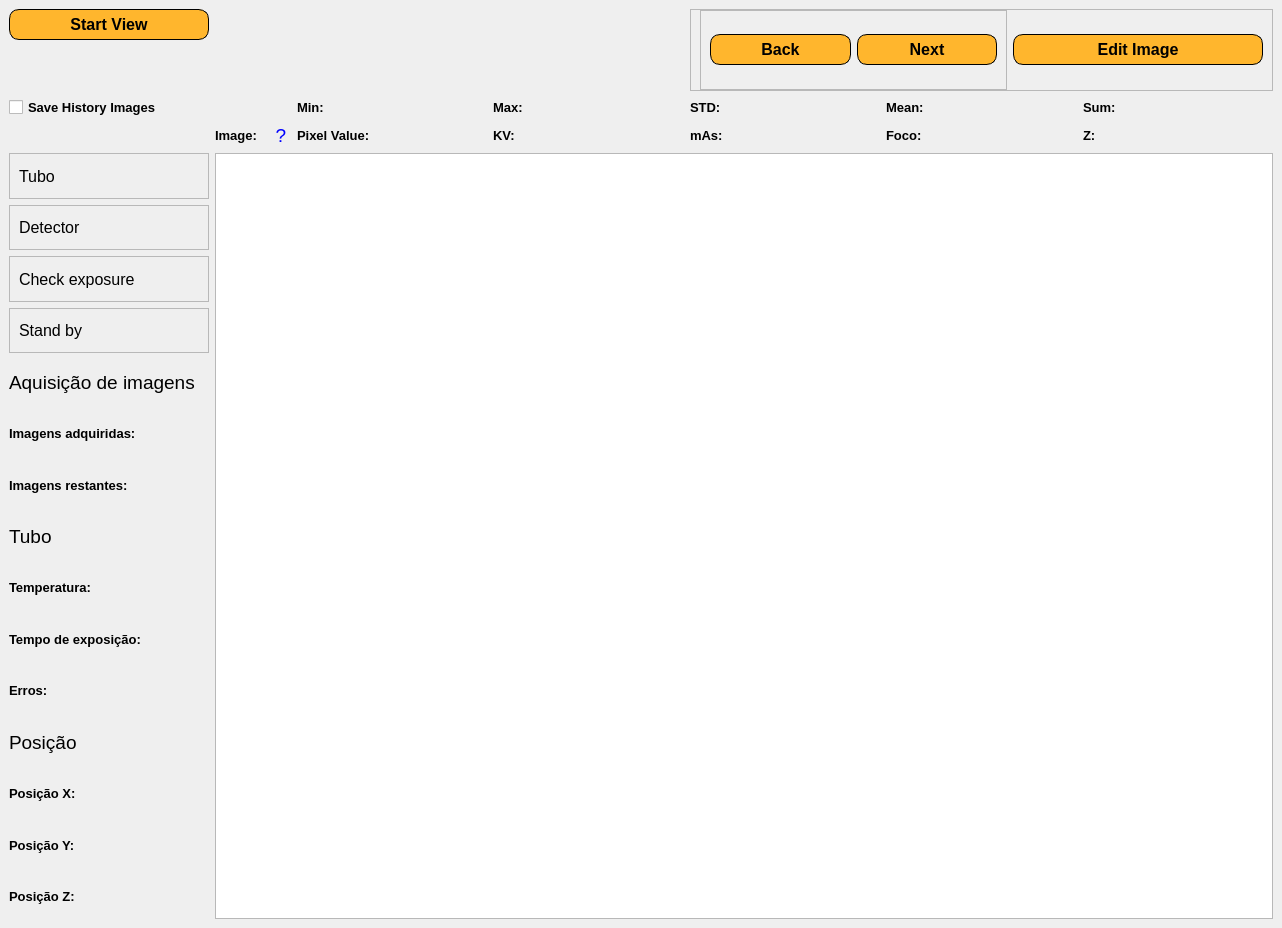
<?xml version="1.0" encoding="UTF-8"?>
<ui version="4.0">
 <class>MainWindow</class>
 <widget class="QMainWindow" name="MainWindow">
  <property name="geometry">
   <rect>
    <x>0</x>
    <y>0</y>
    <width>1282</width>
    <height>928</height>
   </rect>
  </property>
  <property name="sizePolicy">
   <sizepolicy hsizetype="Expanding" vsizetype="Expanding">
    <horstretch>0</horstretch>
    <verstretch>0</verstretch>
   </sizepolicy>
  </property>
  <property name="font">
   <font>
    <family>Segoe UI</family>
   </font>
  </property>
  <property name="windowTitle">
   <string>CT Industrial Visualizer</string>
  </property>
  <widget class="QWidget" name="centralwidget">
   <layout class="QGridLayout" name="gridLayout">
    <item row="3" column="1">
     <widget class="QLabel" name="label_image_id">
      <property name="maximumSize">
       <size>
        <width>50</width>
        <height>16777215</height>
       </size>
      </property>
      <property name="font">
       <font>
        <family>Segoe UI</family>
        <pointsize>10</pointsize>
        <weight>75</weight>
        <bold>true</bold>
       </font>
      </property>
      <property name="text">
       <string>Image:</string>
      </property>
     </widget>
    </item>
    <item row="6" column="0">
     <widget class="QFrame" name="frame_3">
      <property name="frameShape">
       <enum>QFrame::StyledPanel</enum>
      </property>
      <property name="frameShadow">
       <enum>QFrame::Raised</enum>
      </property>
      <layout class="QHBoxLayout" name="horizontalLayout_3">
       <item>
        <widget class="QLabel" name="label_satus_condition_3">
         <property name="font">
          <font>
           <family>Segoe UI</family>
           <pointsize>12</pointsize>
           <weight>50</weight>
           <italic>false</italic>
           <bold>false</bold>
          </font>
         </property>
         <property name="styleSheet">
          <string notr="true">font: 12pt &quot;Segoe UI&quot;;</string>
         </property>
         <property name="text">
          <string>Check exposure</string>
         </property>
        </widget>
       </item>
       <item>
        <widget class="QLabel" name="label_3">
         <property name="text">
          <string/>
         </property>
         <property name="pixmap">
          <pixmap>../Documents/QT designer assets/sucess-on.svg</pixmap>
         </property>
         <property name="alignment">
          <set>Qt::AlignLeading|Qt::AlignLeft|Qt::AlignVCenter</set>
         </property>
        </widget>
       </item>
      </layout>
     </widget>
    </item>
    <item row="7" column="0">
     <widget class="QFrame" name="frame_6">
      <property name="frameShape">
       <enum>QFrame::StyledPanel</enum>
      </property>
      <property name="frameShadow">
       <enum>QFrame::Raised</enum>
      </property>
      <layout class="QHBoxLayout" name="horizontalLayout_6">
       <item>
        <widget class="QLabel" name="label_satus_condition_6">
         <property name="font">
          <font>
           <family>Segoe UI</family>
           <pointsize>12</pointsize>
           <weight>50</weight>
           <italic>false</italic>
           <bold>false</bold>
          </font>
         </property>
         <property name="styleSheet">
          <string notr="true">font: 12pt &quot;Segoe UI&quot;;</string>
         </property>
         <property name="text">
          <string>Stand by</string>
         </property>
        </widget>
       </item>
       <item>
        <widget class="QLabel" name="label_6">
         <property name="text">
          <string/>
         </property>
         <property name="pixmap">
          <pixmap>../Documents/QT designer assets/sucess-on.svg</pixmap>
         </property>
         <property name="alignment">
          <set>Qt::AlignLeading|Qt::AlignLeft|Qt::AlignVCenter</set>
         </property>
        </widget>
       </item>
      </layout>
     </widget>
    </item>
    <item row="5" column="0">
     <widget class="QFrame" name="frame_2">
      <property name="frameShape">
       <enum>QFrame::StyledPanel</enum>
      </property>
      <property name="frameShadow">
       <enum>QFrame::Raised</enum>
      </property>
      <layout class="QHBoxLayout" name="horizontalLayout_2">
       <item>
        <widget class="QLabel" name="label_satus_condition_2">
         <property name="font">
          <font>
           <family>Segoe UI</family>
           <pointsize>12</pointsize>
           <weight>50</weight>
           <italic>false</italic>
           <bold>false</bold>
          </font>
         </property>
         <property name="styleSheet">
          <string notr="true">font: 12pt &quot;Segoe UI&quot;;</string>
         </property>
         <property name="text">
          <string>Detector</string>
         </property>
        </widget>
       </item>
       <item>
        <widget class="QLabel" name="label_2">
         <property name="text">
          <string/>
         </property>
         <property name="pixmap">
          <pixmap>../Documents/QT designer assets/fail-off.svg</pixmap>
         </property>
        </widget>
       </item>
      </layout>
     </widget>
    </item>
    <item row="4" column="0">
     <widget class="QFrame" name="frame">
      <property name="frameShape">
       <enum>QFrame::StyledPanel</enum>
      </property>
      <property name="frameShadow">
       <enum>QFrame::Raised</enum>
      </property>
      <layout class="QHBoxLayout" name="horizontalLayout">
       <item>
        <widget class="QLabel" name="label_satus_condition">
         <property name="font">
          <font>
           <family>Segoe UI</family>
           <pointsize>12</pointsize>
           <weight>50</weight>
           <italic>false</italic>
           <bold>false</bold>
          </font>
         </property>
         <property name="styleSheet">
          <string notr="true">font: 12pt &quot;Segoe UI&quot;;</string>
         </property>
         <property name="text">
          <string>Tubo</string>
         </property>
        </widget>
       </item>
       <item>
        <widget class="QLabel" name="label">
         <property name="text">
          <string/>
         </property>
         <property name="pixmap">
          <pixmap>../Documents/QT designer assets/sucess-on.svg</pixmap>
         </property>
         <property name="alignment">
          <set>Qt::AlignLeading|Qt::AlignLeft|Qt::AlignVCenter</set>
         </property>
        </widget>
       </item>
      </layout>
     </widget>
    </item>
    <item row="2" column="4">
     <widget class="QLabel" name="label_max">
      <property name="font">
       <font>
        <family>Segoe UI</family>
        <pointsize>10</pointsize>
        <weight>75</weight>
        <bold>true</bold>
       </font>
      </property>
      <property name="text">
       <string>Max:</string>
      </property>
     </widget>
    </item>
    <item row="12" column="0">
     <widget class="QLabel" name="label_satus_13">
      <property name="font">
       <font>
        <family>Segoe UI</family>
        <pointsize>10</pointsize>
        <weight>75</weight>
        <bold>true</bold>
       </font>
      </property>
      <property name="text">
       <string>Temperatura:</string>
      </property>
     </widget>
    </item>
    <item row="13" column="0">
     <widget class="QLabel" name="label_satus_14">
      <property name="font">
       <font>
        <family>Segoe UI</family>
        <pointsize>10</pointsize>
        <weight>75</weight>
        <bold>true</bold>
       </font>
      </property>
      <property name="text">
       <string>Tempo de exposição:</string>
      </property>
     </widget>
    </item>
    <item row="16" column="0">
     <widget class="QLabel" name="label_satus_16">
      <property name="font">
       <font>
        <family>Segoe UI</family>
        <pointsize>10</pointsize>
        <weight>75</weight>
        <bold>true</bold>
       </font>
      </property>
      <property name="text">
       <string>Posição X:</string>
      </property>
     </widget>
    </item>
    <item row="14" column="0">
     <widget class="QLabel" name="label_satus_15">
      <property name="font">
       <font>
        <family>Segoe UI</family>
        <pointsize>10</pointsize>
        <weight>75</weight>
        <bold>true</bold>
       </font>
      </property>
      <property name="text">
       <string>Erros:</string>
      </property>
     </widget>
    </item>
    <item row="3" column="5">
     <widget class="QLabel" name="label_mAs">
      <property name="font">
       <font>
        <family>Segoe UI</family>
        <pointsize>10</pointsize>
        <weight>75</weight>
        <bold>true</bold>
       </font>
      </property>
      <property name="text">
       <string>mAs:</string>
      </property>
     </widget>
    </item>
    <item row="15" column="0">
     <widget class="QLabel" name="label_satus_19">
      <property name="font">
       <font>
        <pointsize>14</pointsize>
        <weight>50</weight>
        <italic>false</italic>
        <bold>false</bold>
       </font>
      </property>
      <property name="styleSheet">
       <string notr="true">font: 14pt</string>
      </property>
      <property name="text">
       <string>Posição</string>
      </property>
     </widget>
    </item>
    <item row="10" column="0">
     <widget class="QLabel" name="label_satus_6">
      <property name="font">
       <font>
        <family>Segoe UI</family>
        <pointsize>10</pointsize>
        <weight>75</weight>
        <bold>true</bold>
       </font>
      </property>
      <property name="text">
       <string>Imagens restantes:</string>
      </property>
     </widget>
    </item>
    <item row="3" column="4">
     <widget class="QLabel" name="label_kV">
      <property name="font">
       <font>
        <family>Segoe UI</family>
        <pointsize>10</pointsize>
        <weight>75</weight>
        <bold>true</bold>
       </font>
      </property>
      <property name="text">
       <string>KV:</string>
      </property>
     </widget>
    </item>
    <item row="17" column="0">
     <widget class="QLabel" name="label_satus_18">
      <property name="font">
       <font>
        <family>Segoe UI</family>
        <pointsize>10</pointsize>
        <weight>75</weight>
        <bold>true</bold>
       </font>
      </property>
      <property name="text">
       <string>Posição Y:</string>
      </property>
     </widget>
    </item>
    <item row="18" column="0">
     <widget class="QLabel" name="label_satus_17">
      <property name="font">
       <font>
        <family>Segoe UI</family>
        <pointsize>10</pointsize>
        <weight>75</weight>
        <bold>true</bold>
       </font>
      </property>
      <property name="text">
       <string>Posição Z:</string>
      </property>
     </widget>
    </item>
    <item row="2" column="5">
     <widget class="QLabel" name="label_std">
      <property name="font">
       <font>
        <family>Segoe UI</family>
        <pointsize>10</pointsize>
        <weight>75</weight>
        <bold>true</bold>
       </font>
      </property>
      <property name="text">
       <string>STD:</string>
      </property>
     </widget>
    </item>
    <item row="3" column="6">
     <widget class="QLabel" name="label_foco">
      <property name="font">
       <font>
        <family>Segoe UI</family>
        <pointsize>10</pointsize>
        <weight>75</weight>
        <bold>true</bold>
       </font>
      </property>
      <property name="text">
       <string>Foco:</string>
      </property>
     </widget>
    </item>
    <item row="4" column="1" rowspan="15" colspan="7">
     <widget class="QGraphicsView" name="exp"/>
    </item>
    <item row="3" column="7">
     <widget class="QLabel" name="label_Z">
      <property name="font">
       <font>
        <family>Segoe UI</family>
        <pointsize>10</pointsize>
        <weight>75</weight>
        <bold>true</bold>
       </font>
      </property>
      <property name="text">
       <string>Z:</string>
      </property>
     </widget>
    </item>
    <item row="9" column="0">
     <widget class="QLabel" name="label_satus_5">
      <property name="font">
       <font>
        <family>Segoe UI</family>
        <pointsize>10</pointsize>
        <weight>75</weight>
        <bold>true</bold>
       </font>
      </property>
      <property name="text">
       <string>Imagens adquiridas:</string>
      </property>
     </widget>
    </item>
    <item row="2" column="7">
     <widget class="QLabel" name="label_sum">
      <property name="font">
       <font>
        <family>Segoe UI</family>
        <pointsize>10</pointsize>
        <weight>75</weight>
        <bold>true</bold>
       </font>
      </property>
      <property name="text">
       <string>Sum:</string>
      </property>
     </widget>
    </item>
    <item row="2" column="3">
     <widget class="QLabel" name="label_min">
      <property name="font">
       <font>
        <family>Segoe UI</family>
        <pointsize>10</pointsize>
        <weight>75</weight>
        <bold>true</bold>
       </font>
      </property>
      <property name="text">
       <string>Min:</string>
      </property>
     </widget>
    </item>
    <item row="8" column="0">
     <widget class="QLabel" name="label_satus_4">
      <property name="font">
       <font>
        <pointsize>14</pointsize>
        <weight>50</weight>
        <italic>false</italic>
        <bold>false</bold>
       </font>
      </property>
      <property name="styleSheet">
       <string notr="true">font: 14pt</string>
      </property>
      <property name="text">
       <string>Aquisição de imagens</string>
      </property>
     </widget>
    </item>
    <item row="2" column="6">
     <widget class="QLabel" name="label_mean">
      <property name="font">
       <font>
        <family>Segoe UI</family>
        <pointsize>10</pointsize>
        <weight>75</weight>
        <bold>true</bold>
       </font>
      </property>
      <property name="text">
       <string>Mean:</string>
      </property>
     </widget>
    </item>
    <item row="3" column="3">
     <widget class="QLabel" name="label_value">
      <property name="font">
       <font>
        <family>Segoe UI</family>
        <pointsize>10</pointsize>
        <weight>75</weight>
        <bold>true</bold>
       </font>
      </property>
      <property name="text">
       <string>Pixel Value: </string>
      </property>
     </widget>
    </item>
    <item row="11" column="0">
     <widget class="QLabel" name="label_satus_12">
      <property name="font">
       <font>
        <pointsize>14</pointsize>
        <weight>50</weight>
        <italic>false</italic>
        <bold>false</bold>
       </font>
      </property>
      <property name="styleSheet">
       <string notr="true">font: 14pt</string>
      </property>
      <property name="text">
       <string>Tubo</string>
      </property>
     </widget>
    </item>
    <item row="3" column="2">
     <widget class="QPushButton" name="discr_image_id">
      <property name="maximumSize">
       <size>
        <width>20</width>
        <height>16777215</height>
       </size>
      </property>
      <property name="font">
       <font>
        <family>Segoe UI</family>
        <pointsize>14</pointsize>
        <weight>50</weight>
        <bold>false</bold>
       </font>
      </property>
      <property name="styleSheet">
       <string notr="true">QPushButton {
    border: none; /* Remove a borda */
    background-color: transparent; /* Fundo transparente */
    color: blue; /* Cor do texto em azul */
}
</string>
      </property>
      <property name="text">
       <string>?</string>
      </property>
     </widget>
    </item>
    <item row="0" column="5" rowspan="2" colspan="3">
     <widget class="QFrame" name="frame_4">
      <property name="frameShape">
       <enum>QFrame::StyledPanel</enum>
      </property>
      <property name="frameShadow">
       <enum>QFrame::Raised</enum>
      </property>
      <layout class="QHBoxLayout" name="horizontalLayout_4">
       <property name="topMargin">
        <number>0</number>
       </property>
       <property name="bottomMargin">
        <number>0</number>
       </property>
       <item>
        <widget class="QFrame" name="frame_5">
         <property name="frameShape">
          <enum>QFrame::StyledPanel</enum>
         </property>
         <property name="frameShadow">
          <enum>QFrame::Raised</enum>
         </property>
         <layout class="QHBoxLayout" name="horizontalLayout_5">
          <item>
           <widget class="QPushButton" name="btn_back_image">
            <property name="minimumSize">
             <size>
              <width>0</width>
              <height>31</height>
             </size>
            </property>
            <property name="maximumSize">
             <size>
              <width>141</width>
              <height>31</height>
             </size>
            </property>
            <property name="font">
             <font>
              <family>Segoe UI</family>
              <pointsize>12</pointsize>
              <weight>75</weight>
              <bold>true</bold>
             </font>
            </property>
            <property name="styleSheet">
             <string notr="true">QPushButton {
    background-color: #FFB62D;
    border-radius: 10px;
    border: 1px solid black;
}
 
QPushButton:hover {
    background-color: #FFA500;
}
 
QPushButton:pressed {
    background-color: #FFB62D;
    padding-left: 1px;
    padding-top: 1px;
}</string>
            </property>
            <property name="text">
             <string>Back</string>
            </property>
           </widget>
          </item>
          <item>
           <widget class="QPushButton" name="btn_next_image">
            <property name="minimumSize">
             <size>
              <width>0</width>
              <height>31</height>
             </size>
            </property>
            <property name="maximumSize">
             <size>
              <width>140</width>
              <height>31</height>
             </size>
            </property>
            <property name="font">
             <font>
              <family>Segoe UI</family>
              <pointsize>12</pointsize>
              <weight>75</weight>
              <bold>true</bold>
             </font>
            </property>
            <property name="styleSheet">
             <string notr="true">QPushButton {
    background-color: #FFB62D;
    border-radius: 10px;
    border: 1px solid black;
}
 
QPushButton:hover {
    background-color: #FFA500;
}
 
QPushButton:pressed {
    background-color: #FFB62D;
    padding-left: 1px;
    padding-top: 1px;
}</string>
            </property>
            <property name="text">
             <string>Next</string>
            </property>
           </widget>
          </item>
         </layout>
        </widget>
       </item>
       <item>
        <widget class="QPushButton" name="btn_edit_ct">
         <property name="minimumSize">
          <size>
           <width>0</width>
           <height>31</height>
          </size>
         </property>
         <property name="maximumSize">
          <size>
           <width>250</width>
           <height>16777215</height>
          </size>
         </property>
         <property name="font">
          <font>
           <family>Segoe UI</family>
           <pointsize>12</pointsize>
           <weight>75</weight>
           <bold>true</bold>
          </font>
         </property>
         <property name="styleSheet">
          <string notr="true">QPushButton {
    background-color: #FFB62D;
    border-radius: 10px;
    border: 1px solid black;
}
 
QPushButton:hover {
    background-color: #FFA500;
}
 
QPushButton:pressed {
    background-color: #FFB62D;
    padding-left: 1px;
    padding-top: 1px;
}</string>
         </property>
         <property name="text">
          <string>Edit Image</string>
         </property>
        </widget>
       </item>
      </layout>
     </widget>
    </item>
    <item row="2" column="0">
     <widget class="QCheckBox" name="checkBox_history_save">
      <property name="font">
       <font>
        <pointsize>10</pointsize>
        <weight>75</weight>
        <bold>true</bold>
       </font>
      </property>
      <property name="text">
       <string>Save History Images</string>
      </property>
     </widget>
    </item>
    <item row="0" column="0">
     <widget class="QPushButton" name="btn_start_view">
      <property name="minimumSize">
       <size>
        <width>200</width>
        <height>31</height>
       </size>
      </property>
      <property name="maximumSize">
       <size>
        <width>200</width>
        <height>31</height>
       </size>
      </property>
      <property name="font">
       <font>
        <family>Segoe UI</family>
        <pointsize>12</pointsize>
        <weight>75</weight>
        <bold>true</bold>
       </font>
      </property>
      <property name="styleSheet">
       <string notr="true">QPushButton {
    background-color: #FFB62D;
    border-radius: 10px;
    border: 1px solid black;
}
 
QPushButton:hover {
    background-color: #FFA500;
}
 
QPushButton:pressed {
    background-color: #FFB62D;
    padding-left: 1px;
    padding-top: 1px;
}</string>
      </property>
      <property name="text">
       <string>Start View</string>
      </property>
     </widget>
    </item>
   </layout>
  </widget>
 </widget>
 <resources/>
 <connections/>
</ui>
